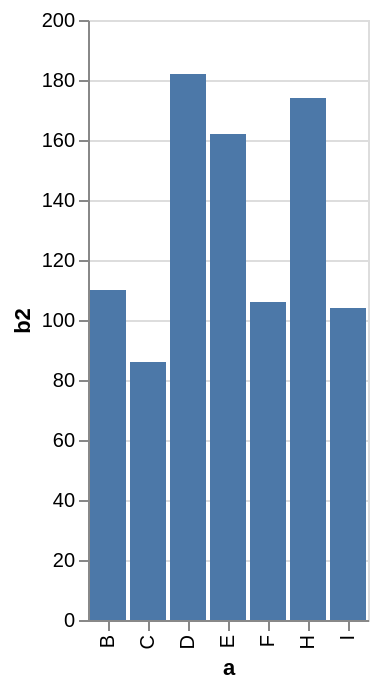

This figure's Vega-Lite source:
### Vega-Lite specification from a JSON file in a GitHub repository (floating-point values rounded to 4 significant figures)
{"$schema": "https://vega.github.io/schema/vega-lite/v5.json", "description": "A simple bar chart with embedded data that uses a filter and calculate.", "data": {"values": [{"a": "A", "b": 28}, {"a": "B", "b": 55}, {"a": "C", "b": 43}, {"a": "G", "b": 19}, {"a": "H", "b": 87}, {"a": "I", "b": 52}, {"a": "D", "b": 91}, {"a": "E", "b": 81}, {"a": "F", "b": 53}]}, "transform": [{"calculate": "2*datum.b", "as": "b2"}, {"filter": "datum.b2 > 60"}], "mark": "bar", "encoding": {"y": {"field": "b2", "type": "quantitative"}, "x": {"field": "a", "type": "ordinal"}}}
